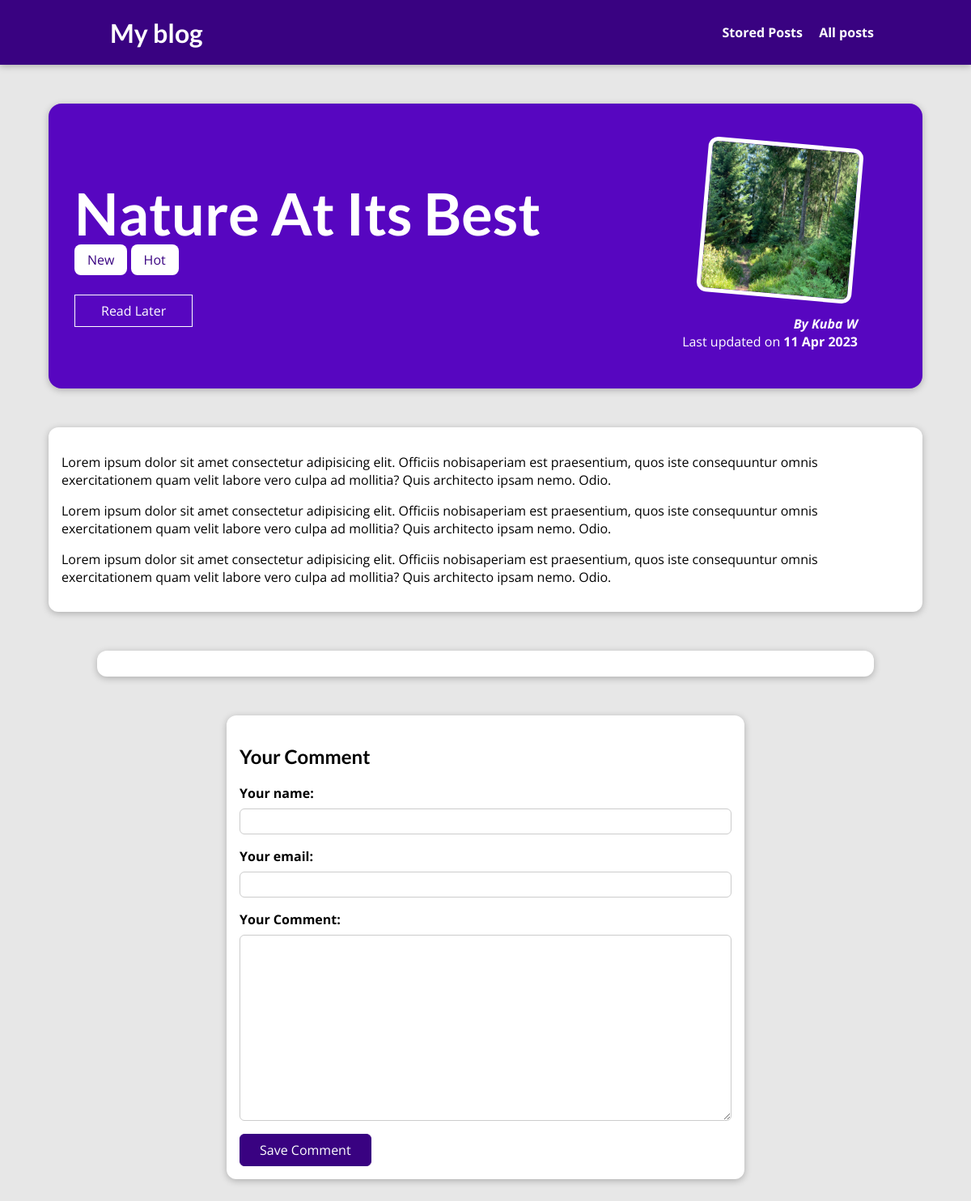
/posts/nature-at-its-best, run on an earlier commit of the app's database.
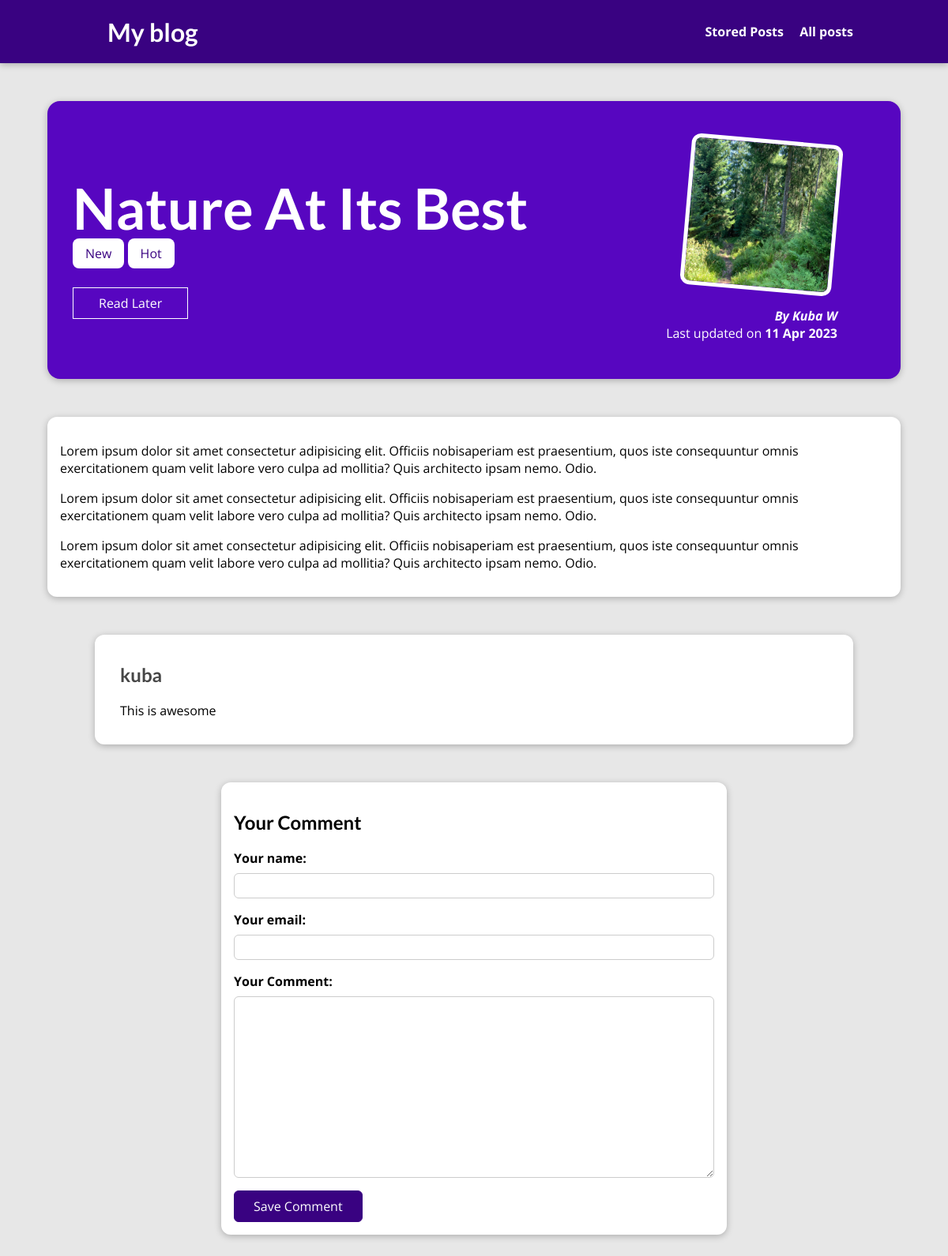
And on a later commit of the database.
### blog/models.py (models this page shows, shortened)
class Post(models.Model):
    title = models.CharField(max_length=150)
    exert = models.CharField(max_length=200)
    image = models.ImageField(upload_to="posts", null=True)
    date = models.DateField(auto_now=True)
    slug = models.SlugField(unique=True, db_index=True)
    content = models.TextField(validators=[MinLengthValidator(10)])
    author = models.ForeignKey(Author, on_delete=models.SET_NULL, null=True, related_name="posts")
    tags = models.ManyToManyField(Tag)

class Tag(models.Model):
    caption = models.CharField(max_length=20)

class Author(models.Model):
    first_name = models.CharField(max_length=100)
    last_name = models.CharField(max_length=100)
    email_address = models.EmailField()
    def full_name(self):
        return f"{self.first_name} {self.last_name}"
    def __str__(self) -> str:
        return self.full_name()

class Comment(models.Model):
    user_name = models.CharField(max_length=120)
    user_email = models.EmailField()
    text = models.TextField(max_length=400)
    post = models.ForeignKey(Post, on_delete=models.CASCADE, related_name="comments")

### blog/views.py (the view, shortened to what this page needs)
# urls.py: path("posts/<slug:slug>", views.SinglePostView.as_view(), name="post-detail-page" ),
class SinglePostView(View):
    def is_stored_post(self, request, post_id):
        stored_posts = request.session.get("stored_posts")
        if stored_posts is not None:
            is_saved_for_later = post_id in stored_posts
        else:
            is_saved_for_later = False
        return is_saved_for_later
    def get(self, request, slug):
        post = Post.objects.get(slug=slug)
        context = {
            "post": post,
            "post_tags": post.tags.all(),
            "comment_form": CommentForm(),
            "comments": post.comments.all().order_by("-id"),
            "saved_for_later": self.is_stored_post(request, post.id)
        }
        return render(request,"blog/post-detail.html", context )

### blog/forms.py
class CommentForm(forms.ModelForm):
    class Meta:
        model = Comment
        exclude = ["post"]
        labels = {
            "user_name": "Your name",
            "user_email": "Your email",
            "text": "Your Comment"
        }

### blog/templates/blog/post-detail.html (shortened to what this page needs)
{% extends 'base.html' %}
{% load static %}
{% block css_files %}
    <link rel="stylesheet" href="{% static 'blog/post-detail.css' %}">
{% endblock css_files %}
{% block content %}
    <section id="summary">
        <h2>{{post.title}}</h2>
        <div>
            {% for tag in post_tags %}
            <span class="tag">{{tag.caption}}</span>
            {% endfor %}
        </div>
        <div id="read-later">
            <form action="{% url 'read-later' %}" method="POST">
                <button>
                    {% if saved_for_later %}
                        Remove from "Read Later" List
                    {% else %}
                        Read Later
                    {% endif %}
                </button>
            </form>
        </div>
        <article>
            <img src="{{ post.image.url }}" alt="{{post.title}}">
            <address>By <a href="mailto:{{ post.author.email_address }}">{{post.author}}</a></address>
            <div>
                Last updated on <time>{{post.date|date:"d M Y"}}</time>
            </div>
        </article>
    </section>
    <main>
        {{post.content|linebreaks}}
    </main>
    <section id="comments">
        <ul>
            {% for comment in comments  %}
                <li>
                    <h2>{{ comment.user_name }}</h2>
                    <p>{{ comment.text|linebreaks }}</p>
                </li>
            {% endfor %}
        </ul>
    </section>
    <section id="comment-form">
        <h2>Your Comment</h2>
        <form  action="{% url 'post-detail-page' post.slug %}" method="POST">
            {% for form_field in comment_form %}
                <div class="form-control {% if form_field.errors %} invalid {% endif %}" %>
                    {{ form_field.label_tag }}
                    {{ form_field }}
                </div>
            {% endfor %}
            <button>Save Comment</button>
        </form>
    </section>
{% endblock content %}

### templates/base.html (shortened to what this page needs)
{% load static %}
<!DOCTYPE html>
<html lang="en">
<head>
    <link rel="stylesheet" href="{% static 'app.css' %}">
    {% block css_files %}{% endblock css_files%}
</head>
<body>
    <header id="main-navigation">
        <h1><a href="{% url 'starting-page' %}">My blog</a></h1>
        <nav>
            <a href="{% url 'read-later' %}">Stored Posts</a>
            <a href="{% url 'posts-page' %}">All posts</a>
        </nav>
    </header>
    {% block content %}
    {% endblock content %}
</body>
</html>

### static/app.css (style rules this page uses)
* { box-sizing: border-box; }
html { font-family: 'Open Sans', 'Lato', sans-serif; }
body { margin: 0; }
h1, h2, h3 { font-family: 'Lato', sans-serif; font-weight: bold; }
#main-navigation { width: 100%; height: 5rem; display: flex; justify-content: space-between; align-items: center; padding: 0 10%; position: absolute; top: 0; left: 0; }
#main-navigation a { text-decoration: none; color: white; font-weight: bold; margin-left: 1rem; }

### blog/static/blog/post-detail.css (style rules this page uses)
body { background-color: #e7e7e7; }
#main-navigation { background-color: #390281; box-shadow: 0 2px 8px rgba(0, 0, 0, 0.25); }
#summary { margin: 8rem auto 3rem auto; padding: 2rem; width: 90%; max-width: 90rem; border-radius: 16px; background-color: #5706c0; position: relative; box-shadow: 0 2px 8px rgba(0, 0, 0, 0.25); height: 22rem; }
#summary h2 { color: white; font-size: 4.5rem; margin-bottom: 0.25rem; }
#summary article { position: absolute; top: 2rem; right: 3rem; padding: 1rem 2rem; border-radius: 12px; text-align: right; color: white; }
#summary article img { width: 12rem; height: 12rem; border-radius: 12px; transform: rotateZ(5deg); border: 5px solid white; margin-bottom: 1rem; }
#summary address { font-weight: bold; }
#summary a { color: white; text-decoration: none; }
#summary time { font-weight: bold; }
#read-later { margin: 2rem 0; }
#read-later button { background-color: transparent; border: 1px solid white; padding: 0.5rem 2rem; font: inherit; color: white; cursor: pointer; }
main { width: 90%; max-width: 90rem; margin: 3rem auto; background-color: white; padding: 1rem; border-radius: 12px; box-shadow: 0 2px 8px rgba(0, 0, 0, 0.25); }
.tag { background-color: white; color: #390281; padding: 0.5rem 1rem; border-radius: 8px; }
#comment-form { margin: 3rem auto; width: 90%; max-width: 40rem; border-radius: 12px; background-color: white; box-shadow: 0 2px 8px rgba(0, 0, 0, 0.25); padding: 1rem; }
#comment-form button { font: inherit; background-color: #390281; color: white; border: 1px solid #390281; padding: 0.5rem 1.5rem; border-radius: 6px; cursor: pointer; }
.form-control { margin-bottom: 1rem; }
.form-control label { font-weight: bold; margin-bottom: 0.5rem; display: block; }
.form-control input, .form-control textarea { display: block; width: 100%; font: inherit; padding: 0.25rem; border-radius: 6px; border: 1px solid #ccc; }
#comments { margin: 3rem auto; width: 90%; max-width: 60rem; border-radius: 12px; background-color: white; box-shadow: 0 2px 8px rgba(0, 0, 0, 0.25); padding: 1rem 2rem; }
#comments ul { list-style: none; margin: 0; padding: 0; }
#comments li { margin-bottom: 1rem; border-bottom: 2px solid #ccc; }
#comments li:last-of-type { border-bottom: none; }
#comments h2 { color: #464646; }

What changed in the data, as far as the page shows it:
added Comment: user_name "kuba", text "This is awesome"
